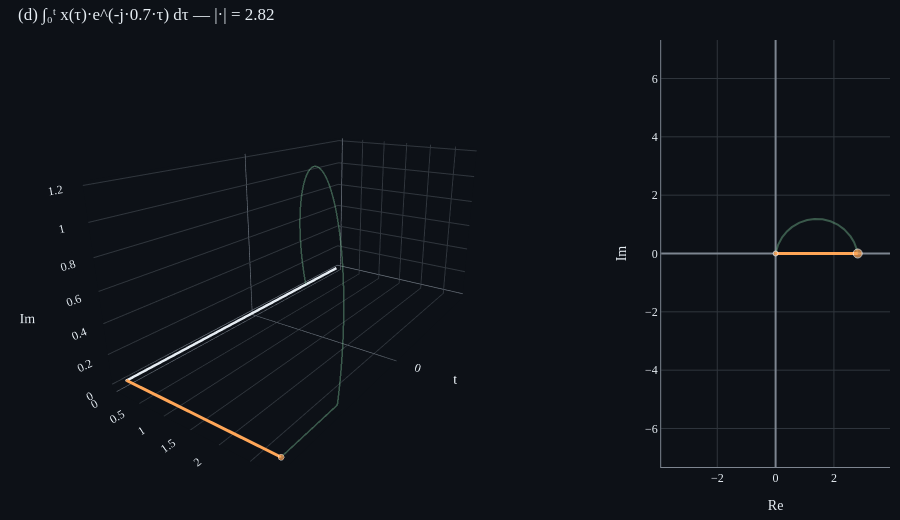

This figure's notebook cell:
### Markdown cell above
### 1-4. 누적 적분 trail = X(jω₀)

t를 -W에서 +W로 스윕하면서 $(rect·e^{-jω₀t})·dt$를 머리잇기로 더한 trail. 화살표 끝점이 곧 $X(jω₀)$. ω₀=0.7에서 trail이 휘어가며 끝점이 (Re축 양의 방향)으로 도달.

### Code cell
p = ForwardIntegralPlot(); p.update(ws_3d, last_idx); p.figure.show()

### Figure 1 — Plotly figure (JSON) as saved in the notebook; plotly's stock layout.template omitted (floating-point values rounded to 4 significant figures; data arrays with more than 128 entries replaced by an {"elided": "..."} marker saying what was removed)
{"data": [{"line": {"color": "#e6edf3", "width": 5}, "mode": "lines", "name": "t-axis", "opacity": 1, "scene": "scene", "showlegend": false, "type": "scatter3d", "x": [-3.5, 3.5], "y": [0, 0], "z": [0, 0]}, {"line": {"color": "#7ec699", "width": 3}, "mode": "lines", "name": "trail", "opacity": 0.4, "type": "scatter3d", "x": {"elided": "2000 float values"}, "y": {"elided": "2000 float values"}, "z": {"elided": "2000 float values"}}, {"line": {"color": "#ffa657", "width": 6}, "marker": {"color": "#ffa657", "size": [3, 7]}, "mode": "lines+markers", "name": "vector", "type": "scatter3d", "x": [3.5, 3.5], "y": [0, 2.815], "z": [0, 4.443e-16]}, {"line": {"color": "#7ec699", "width": 2}, "mode": "lines", "name": "inset trail", "opacity": 0.4, "type": "scatter", "x": {"elided": "2000 float values"}, "xaxis": "x", "y": {"elided": "2000 float values"}, "yaxis": "y"}, {"line": {"color": "#ffa657", "width": 3}, "marker": {"color": "#ffa657", "size": [5, 9]}, "mode": "lines+markers", "name": "inset vector", "type": "scatter", "x": [0, 2.815], "xaxis": "x", "y": [0, 4.443e-16], "yaxis": "y"}], "layout": {"font": {"color": "#e6edf3", "family": "serif", "size": 12}, "height": 520, "margin": {"b": 10, "l": 10, "r": 10, "t": 40}, "paper_bgcolor": "#0d1117", "plot_bgcolor": "#0d1117", "scene": {"aspectmode": "manual", "aspectratio": {"x": 2, "y": 1, "z": 1}, "camera": {"eye": {"x": 2.2, "y": 1.5, "z": 0.9}}, "domain": {"x": [0, 0.7], "y": [0, 1]}, "xaxis": {"backgroundcolor": "#0d1117", "color": "#e6edf3", "gridcolor": "#30363d", "showbackground": true, "ticktext": ["0"], "tickvals": [0], "title": {"text": "t"}, "zerolinecolor": "#7d8590"}, "yaxis": {"backgroundcolor": "#0d1117", "color": "#e6edf3", "gridcolor": "#30363d", "showbackground": true, "title": {"text": "Re"}, "zerolinecolor": "#7d8590"}, "zaxis": {"backgroundcolor": "#0d1117", "color": "#e6edf3", "gridcolor": "#30363d", "showbackground": true, "title": {"text": "Im"}, "zerolinecolor": "#7d8590"}}, "showlegend": false, "title": {"font": {"color": "#e6edf3"}, "text": "(d) ∫₀ᵗ x(τ)·e^(-j·0.7·τ) dτ — |·| = 2.82", "x": 0.02, "xanchor": "left"}, "xaxis": {"anchor": "y", "color": "#e6edf3", "domain": [0.74, 1], "gridcolor": "#30363d", "linecolor": "#7d8590", "range": [-3.238, 3.238], "scaleanchor": "y", "scaleratio": 1, "showgrid": true, "title": {"text": "Re"}, "zeroline": true, "zerolinecolor": "#7d8590"}, "yaxis": {"anchor": "x", "color": "#e6edf3", "domain": [0, 1], "gridcolor": "#30363d", "linecolor": "#7d8590", "range": [-3.238, 3.238], "showgrid": true, "title": {"text": "Im"}, "zeroline": true, "zerolinecolor": "#7d8590"}}}
